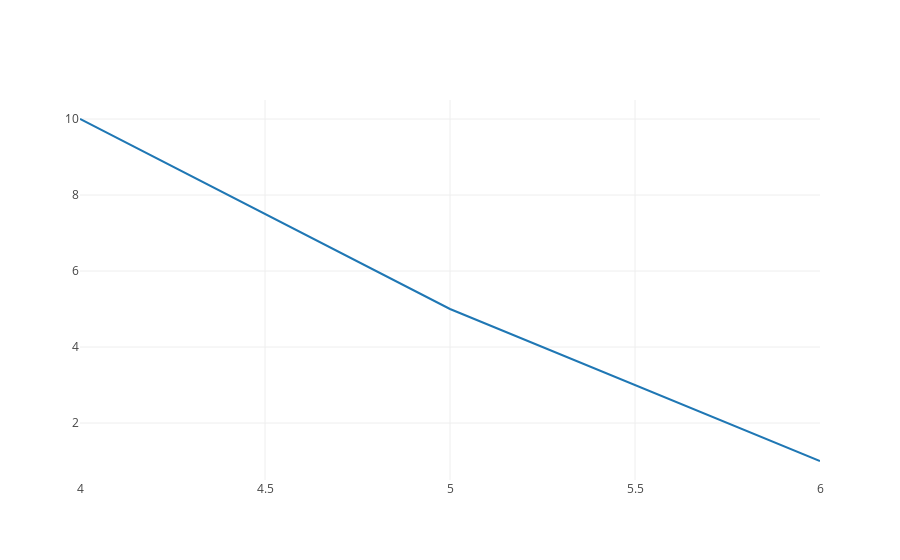

Notebook code for this chart:
### Markdown cell above
Uncomment the below code to see the updated `plot` function in action.

### Code cell
trace4 = trace_values([4, 5, 6], [10, 5, 1], mode = 'lines')
last_layout = layout(options = {'title': 'The big picture'})
plot([trace4], last_layout)

### Figure 1 — Plotly figure (JSON) as saved in the notebook; plotly's stock layout.template omitted (floating-point values rounded to 4 significant figures)
{"data": [{"mode": "lines", "name": "data", "x": [4, 5, 6], "y": [10, 5, 1]}], "layout": {}}
